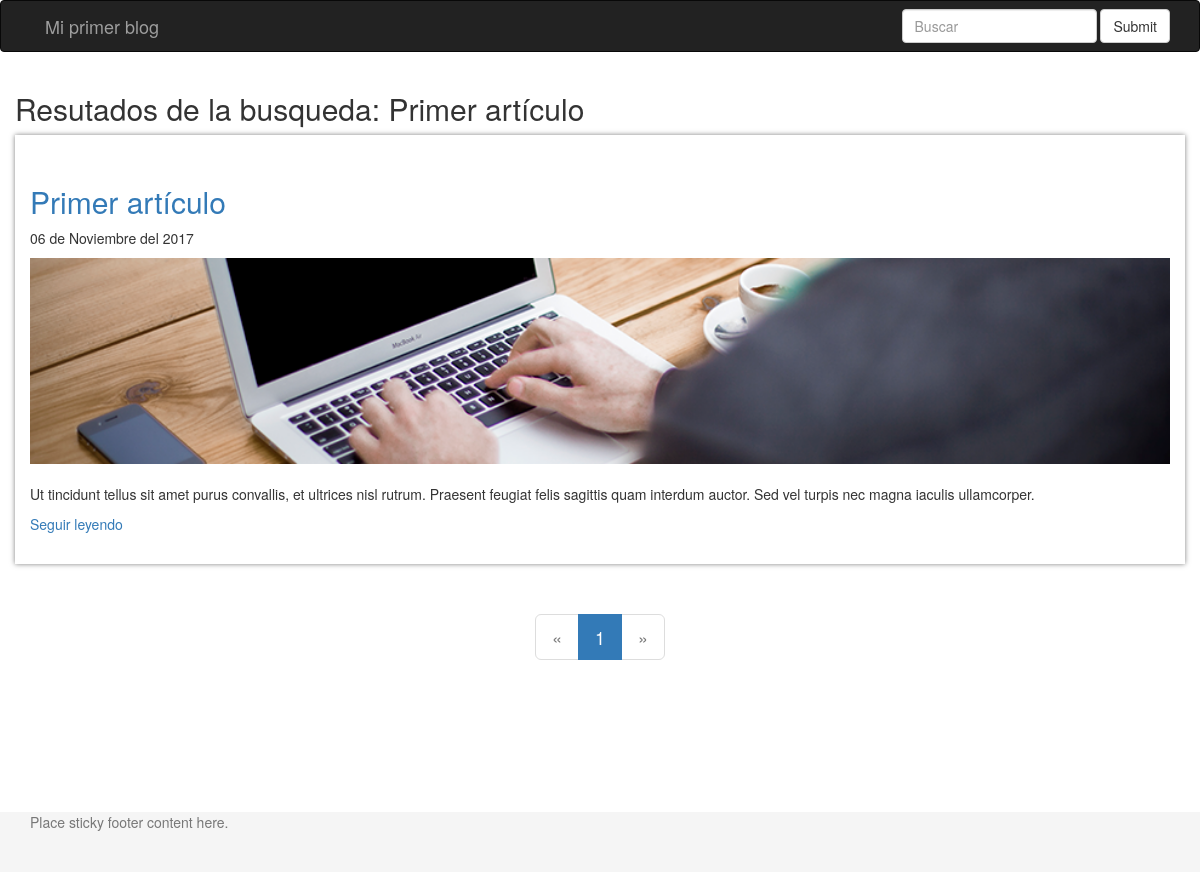
Page /buscar.php?busqueda=Primer artículo on the committed database.
### tables this page shows
CREATE TABLE `articulos` (
  `id` int(11) NOT NULL,
  `titulo` varchar(200) NOT NULL,
  `extracto` varchar(200) NOT NULL,
  `fecha` timestamp NOT NULL DEFAULT CURRENT_TIMESTAMP,
  `texto` text NOT NULL,
  `thumb` varchar(50) NOT NULL
);

### buscar.php (called while the page is built, shortened)
<?php
require 'admin/config.php';
require 'functions.php';
$conexion = conexion($bd_config);
if ($_SERVER['REQUEST_METHOD'] == 'GET' && !empty($_GET['busqueda'])) {
    $busqueda = limpiarDatos($_GET['busqueda']);
    $statement = $conexion->prepare(
            'SELECT * FROM articulos WHERE titulo LIKE :busqueda or texto LIKE :busqueda'
            );
    $statement->execute(array(':busqueda' => "%$busqueda%"));
    $resultados = $statement->fetchAll();
    if (empty($resultados)) {
        $titulo = 'No se encontraron articulos con el resultado: ' . $busqueda;
    } else {
        $titulo = 'Resutados de la busqueda: ' . $busqueda;
    }
} else {
    header('Location: ' . RUTA . '/index.php');
}
require 'views/buscar.view.php';
?>

### functions.php (called while the page is built, shortened)
<?php
function limpiarDatos($datos){
    $datos = trim($datos);
    $datos = stripslashes($datos);
    $datos = htmlspecialchars($datos);
    return $datos;
}
function fecha($fecha){
    $timestamp = strtotime($fecha);
    $meses = ['Enero', 'Febrero', 'Marzo', 'Abril', 'Mayo', 'Junio', 'Julio', 'Agosto', 'Septiembre', 'Octubre', 'Noviembre', 'Diciembre'];
    $dia = date('d', $timestamp);
    $mes = date('m', $timestamp) - 1;
    $year = date('Y', $timestamp);
    $fecha = "$dia de " . $meses[$mes] . " del $year";
    return $fecha;
}
?>

### views/buscar.view.php (the view)
<?php require 'header.php'; ?>
    <div class="container">
        <div class="row">
            <h2 class="titulo"><?php echo $titulo; ?></h2>
                <?php foreach($resultados as $post): ?>
            <div class="container post">
                <div class="row article">
                    <h2 class="titulo"><a href="single.php?id=<?php echo $post['id']; ?>"><?php echo $post['titulo']; ?></a></h2>
                    <p class="fecha"><?php echo fecha($post['fecha']); ?></p>
                    <div class="thumb">
                        <a href="single.php?id=<?php echo $post['id']; ?>">
                            <img src="<?php echo RUTA; ?>/imagenes/<?php echo $post['thumb']; ?>">
                        </a>
                    </div>
                    <p class="extracto"><?php echo $post['extracto']; ?></p>
                    <a href="single.php?id=<?php echo $post['id']; ?>" class="continuar">Seguir leyendo</a>
                </div>
            </div>
                <?php endforeach; ?>
                <?php require 'paginacion.php'; ?>
        </div>
    </div>
<?php require 'footer.php'; ?>

### css/style.css (style rules this page uses)
* { margin: 0; }
html, body { height: 100%; }
.post { width: 100%; background: #fff; box-shadow: 0px 0px 5px rgba(0,0,0, .5); margin-bottom: 30px; padding: 30px; }
.post .article .thumb { margin-bottom: 20px; }
.post .article .thumb img { vertical-align: top; width: 100%; }

### rows in the picture
articulos: titulo "Primer artículo", fecha "06 de Noviembre del 2017", thumb (picture), extracto "Ut tincidunt tellus sit amet purus convallis, et ultrices nisl rutrum. Praesent feugiat felis sagittis quam interdum auctor. Sed vel turpis nec magna iaculis ullamcorper."

### other values in the picture
$titulo "Resutados de la busqueda: Primer artículo"
